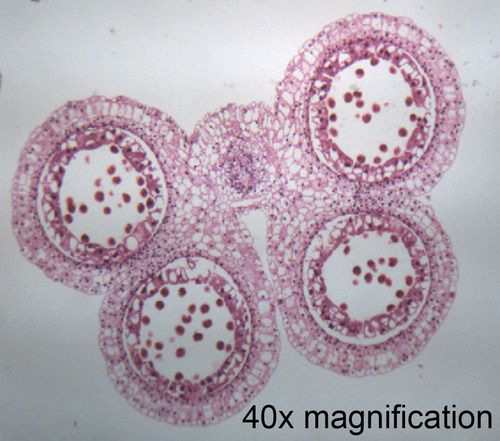
#> input picture canny_edge_detection_using_slides/slide.jpg, 500 x 441 px
$ python canny.py
#> lines starting #> are read from the running program, lines starting #| are printed output that depends on the picture
import cv2
img=cv2.imread("slide.jpg")
#> img is the input picture: shape (441, 500, 3); mean B, G, R 175.4, 165, 176.9
gray = cv2.cvtColor(img, cv2.COLOR_BGR2GRAY)
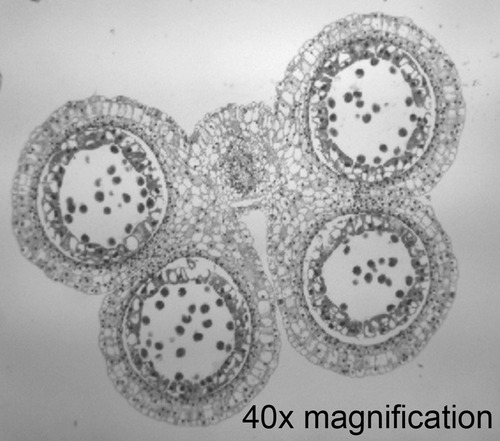
#> gray: shape (441, 500); min 0, max 247, mean 169.8
grayshow=cv2.imshow("GrayImage", gray)
cv2.waitKey(0)
cv2.imwrite("gray_image.png",gray)


edge_low=cv2.Canny(gray , 30,250)
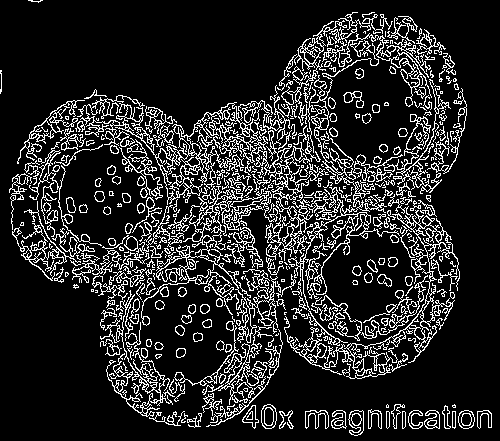
#> edge_low: shape (441, 500); 15.4% white in thin lines or dots
cv2.imshow("edge show" , edge_low)
cv2.waitKey(0)
cv2.imwrite("edge_low.png" , edge_low)

edge_mid=cv2.Canny(gray, 80,250)
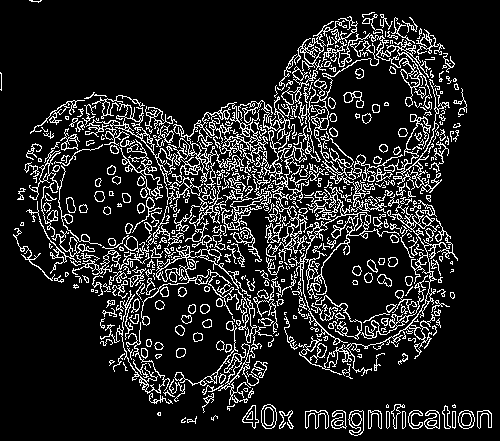
#> edge_mid: shape (441, 500); 13.7% white in thin lines or dots
cv2.imshow("edge show2" , edge_mid)
cv2.waitKey(0)
cv2.imwrite("edge_mid.png" , edge_mid)

edge_high=cv2.Canny(gray , 100,250)
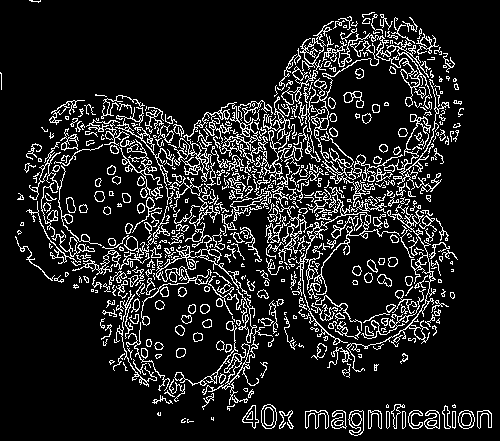
#> edge_high: shape (441, 500); 12.6% white in thin lines or dots
cv2.imshow("edge show3" , edge_high)
cv2.waitKey(0)
cv2.imwrite("edge_high.jpg" , edge_high)
